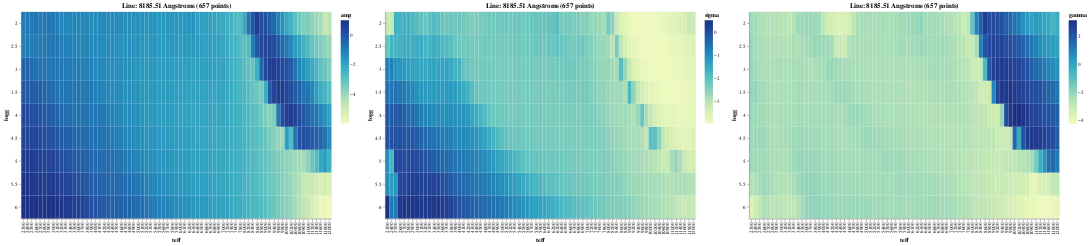

The cell this chart's notebook holds for it:
### Code cell
df_heat = df.query('center == @current_line')
x1 = alt.Chart(df_heat).mark_rect().encode(x='teff:O', y='logg:O', color='amp:Q')\
    .properties(width=600, height=400, title=f'Line: {current_line} Angstroms ({len(df_heat)} points)')
x2 = alt.Chart(df_heat).mark_rect().encode(x='teff:O', y='logg:O', color='sigma:Q')\
    .properties(width=600, height=400, title=f'Line: {current_line} Angstroms ({len(df_heat)} points)')
x3 = alt.Chart(df_heat).mark_rect().encode(x='teff:O', y='logg:O', color='gamma:Q')\
    .properties(width=600, height=400, title=f'Line: {current_line} Angstroms ({len(df_heat)} points)')

((x1 | x2 | x3).resolve_scale(color='independent'))

### Figure 1 — Vega specification as saved in the notebook (floating-point values rounded to 4 significant figures; data arrays with more than 128 entries replaced by an {"elided": "..."} marker saying what was removed)
{"$schema": "https://vega.github.io/schema/vega/v5.json", "data": [{"name": "source_0"}, {"name": "data_0", "values": {"elided": "657 records"}}, {"name": "data_1", "values": {"elided": "657 records"}}, {"name": "data_2", "values": {"elided": "657 records"}}, {"name": "data_0_concat_0_x_domain_teff", "values": [{"teff": 6100}, {"teff": 4300}, {"teff": 6000}, {"teff": 6600}, {"teff": 3800}, {"teff": 5000}, {"teff": 11600}, {"teff": 5900}, {"teff": 4900}, {"teff": 10400}, {"teff": 5600}, {"teff": 4200}, {"teff": 7400}, {"teff": 2400}, {"teff": 4100}, {"teff": 2700}, {"teff": 3300}, {"teff": 5300}, {"teff": 3100}, {"teff": 5400}, {"teff": 2600}, {"teff": 4800}, {"teff": 8400}, {"teff": 8000}, {"teff": 6700}, {"teff": 7000}, {"teff": 6800}, {"teff": 5500}, {"teff": 6900}, {"teff": 5200}, {"teff": 11000}, {"teff": 2900}, {"teff": 10800}, {"teff": 11400}, {"teff": 9400}, {"teff": 9000}, {"teff": 3500}, {"teff": 5700}, {"teff": 2300}, {"teff": 3600}, {"teff": 5800}, {"teff": 3900}, {"teff": 4600}, {"teff": 6400}, {"teff": 8200}, {"teff": 2500}, {"teff": 6200}, {"teff": 9200}, {"teff": 9800}, {"teff": 4400}, {"teff": 10000}, {"teff": 7200}, {"teff": 3000}, {"teff": 11800}, {"teff": 7800}, {"teff": 4700}, {"teff": 12000}, {"teff": 4000}, {"teff": 8800}, {"teff": 3200}, {"teff": 5100}, {"teff": 10200}, {"teff": 7600}, {"teff": 6500}, {"teff": 8600}, {"teff": 11200}, {"teff": 10600}, {"teff": 9600}, {"teff": 4500}, {"teff": 2800}, {"teff": 3400}, {"teff": 6300}, {"teff": 3700}]}, {"name": "data_0_concat_0_y_domain_logg", "values": [{"logg": 4.0}, {"logg": 3.0}, {"logg": 4.5}, {"logg": 2.0}, {"logg": 6.0}, {"logg": 5.5}, {"logg": 5.0}, {"logg": 2.5}, {"logg": 3.5}]}, {"name": "data_0_concat_0_color_domain_amp", "values": [{"min": -5.99, "max": 1.037}]}, {"name": "data_1_concat_1_x_domain_teff", "values": [{"teff": 6100}, {"teff": 4300}, {"teff": 6000}, {"teff": 6600}, {"teff": 3800}, {"teff": 5000}, {"teff": 11600}, {"teff": 5900}, {"teff": 4900}, {"teff": 10400}, {"teff": 5600}, {"teff": 4200}, {"teff": 7400}, {"teff": 2400}, {"teff": 4100}, {"teff": 2700}, {"teff": 3300}, {"teff": 5300}, {"teff": 3100}, {"teff": 5400}, {"teff": 2600}, {"teff": 4800}, {"teff": 8400}, {"teff": 8000}, {"teff": 6700}, {"teff": 7000}, {"teff": 6800}, {"teff": 5500}, {"teff": 6900}, {"teff": 5200}, {"teff": 11000}, {"teff": 2900}, {"teff": 10800}, {"teff": 11400}, {"teff": 9400}, {"teff": 9000}, {"teff": 3500}, {"teff": 5700}, {"teff": 2300}, {"teff": 3600}, {"teff": 5800}, {"teff": 3900}, {"teff": 4600}, {"teff": 6400}, {"teff": 8200}, {"teff": 2500}, {"teff": 6200}, {"teff": 9200}, {"teff": 9800}, {"teff": 4400}, {"teff": 10000}, {"teff": 7200}, {"teff": 3000}, {"teff": 11800}, {"teff": 7800}, {"teff": 4700}, {"teff": 12000}, {"teff": 4000}, {"teff": 8800}, {"teff": 3200}, {"teff": 5100}, {"teff": 10200}, {"teff": 7600}, {"teff": 6500}, {"teff": 8600}, {"teff": 11200}, {"teff": 10600}, {"teff": 9600}, {"teff": 4500}, {"teff": 2800}, {"teff": 3400}, {"teff": 6300}, {"teff": 3700}]}, {"name": "data_1_concat_1_y_domain_logg", "values": [{"logg": 4.0}, {"logg": 3.0}, {"logg": 4.5}, {"logg": 2.0}, {"logg": 6.0}, {"logg": 5.5}, {"logg": 5.0}, {"logg": 2.5}, {"logg": 3.5}]}, {"name": "data_1_concat_1_color_domain_sigma", "values": [{"min": -3.968, "max": 0.5351}]}, {"name": "data_2_concat_2_x_domain_teff", "values": [{"teff": 6100}, {"teff": 4300}, {"teff": 6000}, {"teff": 6600}, {"teff": 3800}, {"teff": 5000}, {"teff": 11600}, {"teff": 5900}, {"teff": 4900}, {"teff": 10400}, {"teff": 5600}, {"teff": 4200}, {"teff": 7400}, {"teff": 2400}, {"teff": 4100}, {"teff": 2700}, {"teff": 3300}, {"teff": 5300}, {"teff": 3100}, {"teff": 5400}, {"teff": 2600}, {"teff": 4800}, {"teff": 8400}, {"teff": 8000}, {"teff": 6700}, {"teff": 7000}, {"teff": 6800}, {"teff": 5500}, {"teff": 6900}, {"teff": 5200}, {"teff": 11000}, {"teff": 2900}, {"teff": 10800}, {"teff": 11400}, {"teff": 9400}, {"teff": 9000}, {"teff": 3500}, {"teff": 5700}, {"teff": 2300}, {"teff": 3600}, {"teff": 5800}, {"teff": 3900}, {"teff": 4600}, {"teff": 6400}, {"teff": 8200}, {"teff": 2500}, {"teff": 6200}, {"teff": 9200}, {"teff": 9800}, {"teff": 4400}, {"teff": 10000}, {"teff": 7200}, {"teff": 3000}, {"teff": 11800}, {"teff": 7800}, {"teff": 4700}, {"teff": 12000}, {"teff": 4000}, {"teff": 8800}, {"teff": 3200}, {"teff": 5100}, {"teff": 10200}, {"teff": 7600}, {"teff": 6500}, {"teff": 8600}, {"teff": 11200}, {"teff": 10600}, {"teff": 9600}, {"teff": 4500}, {"teff": 2800}, {"teff": 3400}, {"teff": 6300}, {"teff": 3700}]}, {"name": "data_2_concat_2_y_domain_logg", "values": [{"logg": 4.0}, {"logg": 3.0}, {"logg": 4.5}, {"logg": 2.0}, {"logg": 6.0}, {"logg": 5.5}, {"logg": 5.0}, {"logg": 2.5}, {"logg": 3.5}]}, {"name": "data_2_concat_2_color_domain_gamma", "values": [{"min": -4.235, "max": 3.167}]}], "signals": [{"name": "childWidth", "value": 600}], "marks": [{"type": "group", "name": "concat_0_group", "encode": {"update": {"height": {"signal": "height"}, "width": {"signal": "childWidth"}}}, "marks": [{"type": "rect", "name": "concat_0_marks", "from": {"data": "data_0"}, "encode": {"update": {"fill": {"field": "amp", "scale": "concat_0_color"}, "width": {"signal": "max(0.25, bandwidth('concat_0_x'))"}, "y": {"field": "logg", "scale": "concat_0_y"}, "height": {"signal": "max(0.25, bandwidth('concat_0_y'))"}, "x": {"field": "teff", "scale": "concat_0_x"}, "description": {"signal": "\"teff: \" + (isValid(datum[\"teff\"]) ? datum[\"teff\"] : \"\"+datum[\"teff\"]) + \"; logg: \" + (isValid(datum[\"logg\"]) ? datum[\"logg\"] : \"\"+datum[\"logg\"]) + \"; amp: \" + (format(datum[\"amp\"], \"\"))"}}}, "style": ["rect"]}], "axes": [{"scale": "concat_0_x", "labelAngle": 270, "orient": "bottom", "title": "teff", "labelAlign": "right", "labelBaseline": "middle", "grid": false, "zindex": 1}, {"scale": "concat_0_y", "title": "logg", "grid": false, "orient": "left", "zindex": 1}], "title": {"text": "Line: 8185.51 Angstroms (657 points)", "frame": "group"}, "legends": [{"fill": "concat_0_color", "gradientLength": {"signal": "clamp(height, 64, 200)"}, "title": "amp"}], "style": "cell"}, {"type": "group", "name": "concat_1_group", "encode": {"update": {"width": {"signal": "childWidth"}, "height": {"signal": "height"}}}, "marks": [{"type": "rect", "name": "concat_1_marks", "from": {"data": "data_1"}, "encode": {"update": {"width": {"signal": "max(0.25, bandwidth('concat_1_x'))"}, "height": {"signal": "max(0.25, bandwidth('concat_1_y'))"}, "x": {"field": "teff", "scale": "concat_1_x"}, "y": {"field": "logg", "scale": "concat_1_y"}, "fill": {"field": "sigma", "scale": "concat_1_color"}, "description": {"signal": "\"teff: \" + (isValid(datum[\"teff\"]) ? datum[\"teff\"] : \"\"+datum[\"teff\"]) + \"; logg: \" + (isValid(datum[\"logg\"]) ? datum[\"logg\"] : \"\"+datum[\"logg\"]) + \"; sigma: \" + (format(datum[\"sigma\"], \"\"))"}}}, "style": ["rect"]}], "axes": [{"scale": "concat_1_x", "grid": false, "labelAlign": "right", "labelAngle": 270, "orient": "bottom", "title": "teff", "labelBaseline": "middle", "zindex": 1}, {"scale": "concat_1_y", "zindex": 1, "grid": false, "orient": "left", "title": "logg"}], "title": {"text": "Line: 8185.51 Angstroms (657 points)", "frame": "group"}, "style": "cell", "legends": [{"fill": "concat_1_color", "gradientLength": {"signal": "clamp(height, 64, 200)"}, "title": "sigma"}]}, {"type": "group", "name": "concat_2_group", "encode": {"update": {"width": {"signal": "childWidth"}, "height": {"signal": "height"}}}, "marks": [{"type": "rect", "name": "concat_2_marks", "from": {"data": "data_2"}, "encode": {"update": {"y": {"field": "logg", "scale": "concat_2_y"}, "height": {"signal": "max(0.25, bandwidth('concat_2_y'))"}, "x": {"field": "teff", "scale": "concat_2_x"}, "fill": {"field": "gamma", "scale": "concat_2_color"}, "description": {"signal": "\"teff: \" + (isValid(datum[\"teff\"]) ? datum[\"teff\"] : \"\"+datum[\"teff\"]) + \"; logg: \" + (isValid(datum[\"logg\"]) ? datum[\"logg\"] : \"\"+datum[\"logg\"]) + \"; gamma: \" + (format(datum[\"gamma\"], \"\"))"}, "width": {"signal": "max(0.25, bandwidth('concat_2_x'))"}}}, "style": ["rect"]}], "axes": [{"scale": "concat_2_x", "zindex": 1, "orient": "bottom", "labelAngle": 270, "labelBaseline": "middle", "grid": false, "title": "teff", "labelAlign": "right"}, {"scale": "concat_2_y", "title": "logg", "grid": false, "zindex": 1, "orient": "left"}], "title": {"text": "Line: 8185.51 Angstroms (657 points)", "frame": "group"}, "legends": [{"fill": "concat_2_color", "gradientLength": {"signal": "clamp(height, 64, 200)"}, "title": "gamma"}], "style": "cell"}], "scales": [{"name": "concat_0_x", "type": "band", "domain": {"data": "data_0_concat_0_x_domain_teff", "field": "teff", "sort": true}, "range": [0, {"signal": "childWidth"}], "paddingOuter": 0, "paddingInner": 0}, {"name": "concat_0_y", "type": "band", "domain": {"data": "data_0_concat_0_y_domain_logg", "field": "logg", "sort": true}, "range": [0, {"signal": "height"}], "paddingInner": 0, "paddingOuter": 0}, {"name": "concat_0_color", "type": "linear", "domain": [{"signal": "(data(\"data_0_concat_0_color_domain_amp\")[0] || {}).min"}, {"signal": "(data(\"data_0_concat_0_color_domain_amp\")[0] || {}).max"}], "range": "heatmap", "zero": false, "interpolate": "hcl"}, {"name": "concat_1_x", "type": "band", "domain": {"data": "data_1_concat_1_x_domain_teff", "field": "teff", "sort": true}, "range": [0, {"signal": "childWidth"}], "paddingOuter": 0, "paddingInner": 0}, {"name": "concat_1_y", "type": "band", "domain": {"data": "data_1_concat_1_y_domain_logg", "field": "logg", "sort": true}, "range": [0, {"signal": "height"}], "paddingOuter": 0, "paddingInner": 0}, {"name": "concat_1_color", "type": "linear", "domain": [{"signal": "(data(\"data_1_concat_1_color_domain_sigma\")[0] || {}).min"}, {"signal": "(data(\"data_1_concat_1_color_domain_sigma\")[0] || {}).max"}], "range": "heatmap", "interpolate": "hcl", "zero": false}, {"name": "concat_2_x", "type": "band", "domain": {"data": "data_2_concat_2_x_domain_teff", "field": "teff", "sort": true}, "range": [0, {"signal": "childWidth"}], "paddingInner": 0, "paddingOuter": 0}, {"name": "concat_2_y", "type": "band", "domain": {"data": "data_2_concat_2_y_domain_logg", "field": "logg", "sort": true}, "range": [0, {"signal": "height"}], "paddingInner": 0, "paddingOuter": 0}, {"name": "concat_2_color", "type": "linear", "domain": [{"signal": "(data(\"data_2_concat_2_color_domain_gamma\")[0] || {}).min"}, {"signal": "(data(\"data_2_concat_2_color_domain_gamma\")[0] || {}).max"}], "range": "heatmap", "interpolate": "hcl", "zero": false}], "background": "white", "padding": 5, "layout": {"padding": 20, "bounds": "full", "align": "each"}, "height": 400}
